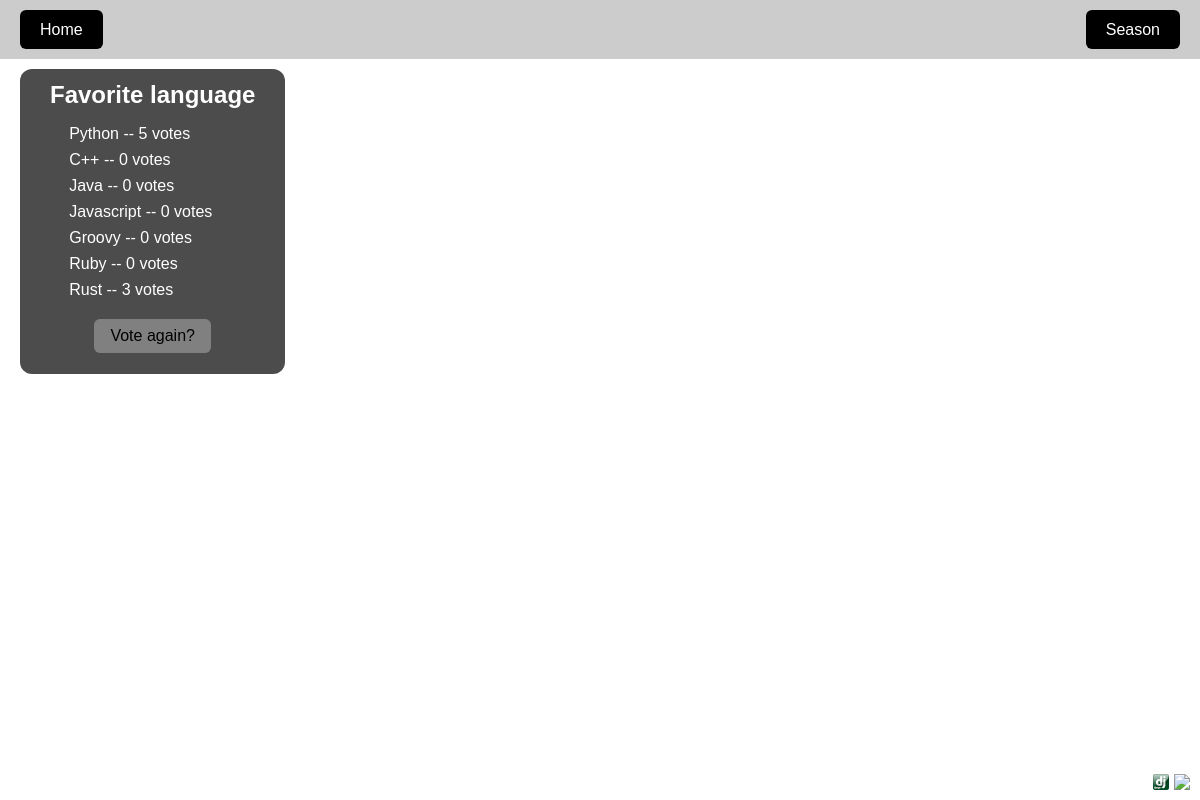
The page /polls/4/results/ on the database its author committed.
### polls/models.py (models this page shows, shortened)
class Question(models.Model):
    question_text = models.CharField(max_length=200)
    pub_date = models.DateTimeField("date published")

class Choice(models.Model):
    question = models.ForeignKey(Question, on_delete=models.CASCADE) # the question obj this goes with
    choice_text = models.CharField(max_length=200) #
    image_url = models.CharField(max_length=500, blank=True, null=True)  # path to image
    image_size = models.CharField(
        max_length=20,
        choices=[("inline", "Inline Icon"), ("small", "Small"), ("medium", "Medium"), ("large", "Large")],
        default="medium",
    )
    votes = models.IntegerField(default=0)

### polls/views.py (the view)
# urls.py: path("<int:pk>/results/", views.ResultsView.as_view(), name="results"),
class ResultsView(generic.DetailView):
    model = Question
    template_name = "polls/results.html"

### polls/templates/polls/results.html (shortened to what this page needs)
{% extends "base.html" %}
{% load static %}
{% block content %}
<div id="content" class="results-page">
  <div class="text-box">
    <h2>{{ question.question_text|slice:":-1" }}</h2>
    <ul>
      {% for choice in question.choice_set.all %}
        <li class="choice-container {{ choice.image_size }}">
            <label>
              {{ choice.choice_text }} -- {{ choice.votes }} vote{{ choice.votes|pluralize }}
            </label>
        </li>
      {% endfor %}
    </ul>
    <a href="{% url 'polls:detail' question.id %}" class="btn">Vote again?</a>
  </div>
</div>
{% endblock %}

### polls/templates/base.html (shortened to what this page needs)
{% load static %}
<!doctype html>
<html lang="en-US">
  <head>
    <link rel="stylesheet" href="{% static 'polls/styles.css' %}">
  </head>
  <body data-bg="{{ bg_url }}">
    <header>
      <a href="{% url 'polls:index' %}" class="header-button">Home</a>
      <div class="dropdown">
        <button id="bgButton" class="header-button">Season</button>
      </div>
    </header>
    <div id="content">
      {% block content %}{% endblock %}
    </div>
    <footer class="corner-icons">
      <img src="{% static 'polls/images/32px-django-logo.png' %}" id="django-icon" class="corner-icon" alt="Django">
      <img src="{% static 'polls/images/32px-Postgresql_elephant.svg' %}" id="postgres-icon" class="corner-icon" alt="PostgreSQL">
    </footer>
  </body>
</html>

### polls/static/polls/styles.css (style rules this page uses)
html, body { margin: 0; }
body { background-size: cover; background-repeat: no-repeat; background-position: center center; font-family: Arial, sans-serif; color: black; min-height: 100vh; }
header { align-items: center; background-color: rgba(0, 0, 0, 0.2); box-sizing: border-box; display: flex; top: 0; left: 0; width: 100%; justify-content: space-between; padding: 10px 20px; z-index: 100; display: flex; }
header .dropdown { justify-content: space-between }
#content { margin-top: 10px; }
footer.corner-icons { position: fixed; bottom: 10px; right: 10px; display: flex; gap: 5px; z-index: 1000; }
a.btn { display: block; }
button.header-button { font-family: inherit; }
.btn { display: block; margin: 20px auto; background-color: gray; color: black; text-decoration: none; text-align: center; padding: 8px 16px; border-radius: 6px; border: none; cursor: pointer; font-size: 16px; width: fit-content; }
.btn:link, .btn:visited { color: black; }
.choice-container { position: relative; display: block; margin: 8px 0; }
.choice-container label { margin: 0; }
.corner-icons { display: flex; gap: 4px; }
.corner-icon { width: 16px; height: 16px; cursor: pointer; }
.dropdown { position: relative; display: inline-block; }
.header-button, .header-button:link, .header-button:visited, button.header-button { display: inline-block; padding: 10px 20px; background-color: black; color: white; border: none; border-radius: 6px; text-decoration: none; cursor: pointer; font-size: 16px; line-height: 1.2; }
.results-page .text-box { display: inline-block; vertical-align: top; text-align: left !important; margin-left: 20px; max-width: 800px; width: auto; }
.results-page .text-box ul, .results-page .text-box ol { padding-left: 1.2rem; margin-left: 0; text-align: left; }
.text-box { background-color: rgba(0,0,0,0.7); color: white; padding: 0px 30px 1px 30px; border-radius: 12px; display: inline-block; font-size: 16px; margin-left: 20px; text-align: left; }
.text-box p, .text-box h1, .text-box h2, .text-box h3 { margin-top: 0.5em; margin-bottom: 0.5em; }
.results-page { text-align: left !important; }

### rows shown on the page
Question: question_text "Favorite language"
Choice: choice_text "Python", votes "5"
Choice: choice_text "C++", votes "0"
Choice: choice_text "Java", votes "0"
Choice: choice_text "Javascript", votes "0"
Choice: choice_text "Groovy", votes "0"
Choice: choice_text "Ruby", votes "0"
Choice: choice_text "Rust", votes "3"
